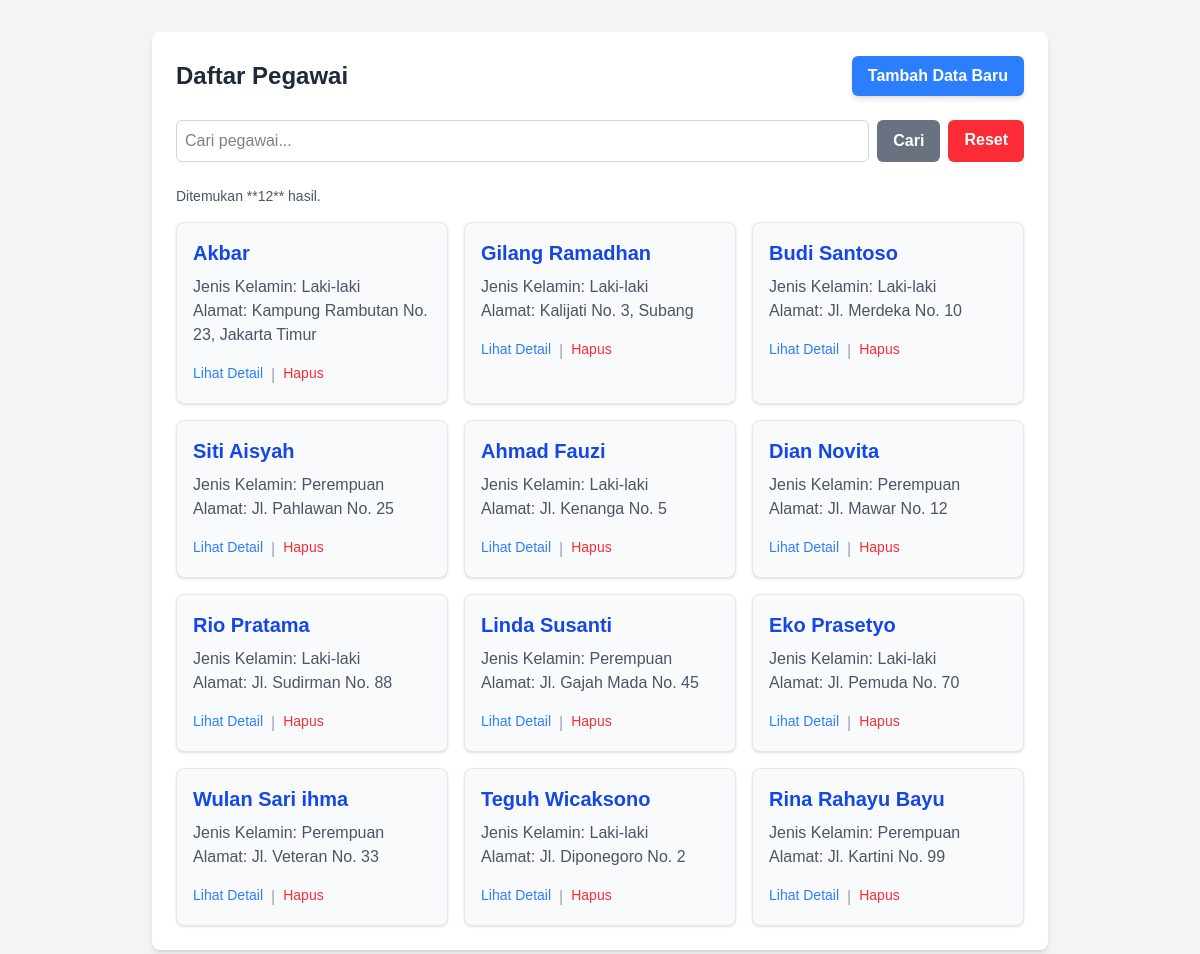
/Kepagawaian/list.php, run on the app's committed database.
### tables this page shows
CREATE TABLE `pegawai` (
  `id` int NOT NULL,
  `nama` varchar(50) NOT NULL,
  `jenis_kelamin` varchar(10) NOT NULL,
  `alamat` text NOT NULL,
  `tempat_lahir` varchar(30) NOT NULL,
  `tanggal_lahir` date NOT NULL,
  `nomor_seluler` varchar(15) DEFAULT NULL,
  `status_perkawinan` varchar(15) NOT NULL
);

### Kepagawaian/list.php (the view, shortened to what this page needs)
<?php
include("connection.php");
$search = $_GET['search'] ?? '';
$search = trim($search);
if (!empty($search)) {
    $stmt = mysqli_prepare($connection, "SELECT * FROM pegawai WHERE nama LIKE ? OR alamat LIKE ? OR tempat_lahir LIKE ? OR jenis_kelamin LIKE ? ORDER BY nama ASC");
    $search_pattern = "%$search%";
    mysqli_stmt_bind_param($stmt, "ssss", $search_pattern, $search_pattern, $search_pattern, $search_pattern);
    mysqli_stmt_execute($stmt);
    $query_result = mysqli_stmt_get_result($stmt);
    $result = mysqli_fetch_all($query_result, MYSQLI_ASSOC);
    mysqli_stmt_close($stmt);
} else {
    $query = mysqli_query($connection, "SELECT * FROM pegawai");
    $result = mysqli_fetch_all($query, MYSQLI_ASSOC);
}
$total_found = count($result);
function highlightSearch($text, $search) {
    if (empty($search)) return $text;
    return preg_replace('/(' . preg_quote($search, '/') . ')/i', '<mark style="background: yellow; border-radius: 4px; padding: 0 2px;">$1</mark>', $text);
}
?>
<!DOCTYPE html>
<html lang="en">
<head>
    <script src="https://cdn.jsdelivr.net/npm/@tailwindcss/browser@4"></script>
</head>
<body class="bg-gray-100 p-8 min-h-screen">
    <div class="max-w-4xl mx-auto bg-white p-6 rounded-lg shadow-md">
        <div class="flex justify-between items-center mb-6">
            <h1 class="text-2xl font-bold text-gray-800">Daftar Pegawai</h1>
            <a href="add.php" class="bg-blue-500 hover:bg-blue-600 text-white font-bold py-2 px-4 rounded-md transition-colors duration-300 shadow-md">Tambah Data Baru</a>
        </div>
        <form action="" method="get" class="flex gap-2 mb-6">
            <input type="text" name="search" placeholder="Cari pegawai..." value="<?= htmlspecialchars($search) ?>" class="flex-grow p-2 border border-gray-300 rounded-md focus:outline-none focus:ring-2 focus:ring-blue-400">
            <button type="submit" class="bg-gray-500 hover:bg-gray-600 text-white font-bold py-2 px-4 rounded-md transition-colors duration-300">Cari</button>
            <a href="list.php" class="bg-red-500 hover:bg-red-600 text-white font-bold py-2 px-4 rounded-md transition-colors duration-300">Reset</a>
        </form>
        <?php if ($total_found > 0): ?>
            <p class="text-sm text-gray-600 mb-4">Ditemukan **<?= $total_found ?>** hasil.</p>
            <div class="grid grid-cols-1 md:grid-cols-2 lg:grid-cols-3 gap-4">
                <?php foreach($result as $index => $pegawai) : ?>
                <div class="bg-gray-50 p-4 rounded-lg shadow-sm border border-gray-200 hover:bg-gray-100 transition-colors duration-200">
                    <h2 class="text-xl font-semibold text-blue-700 mb-2">
                        <a href="profile.php?id=<?=$pegawai["id"]?>"><?php echo highlightSearch(htmlspecialchars($pegawai["nama"]), $search) ?></a>
                    </h2>
                    <p class="text-gray-600">
                        <span class="font-medium">Jenis Kelamin:</span> <?php echo highlightSearch(htmlspecialchars($pegawai["jenis_kelamin"]), $search) ?>
                    </p>
                    <p class="text-gray-600">
                        <span class="font-medium">Alamat:</span> <?php echo highlightSearch(htmlspecialchars($pegawai["alamat"]), $search) ?>
                    </p>
                    <div class="mt-4 flex gap-2">
                        <a href="profile.php?id=<?=$pegawai["id"]?>" class="text-blue-500 hover:underline text-sm font-medium">Lihat Detail</a>
                        <span class="text-gray-400">|</span>
                        <a href="hapus.php?id=<?=$pegawai["id"]?>" onclick="return confirm('Apakah Anda yakin ingin menghapus data ini?')" class="text-red-500 hover:underline text-sm font-medium">Hapus</a>
                    </div>
                </div>
                <?php endforeach?>
            </div>
        <?php endif; ?>
    </div>
</body>
</html>

### Kepagawaian/list.php (style rules this page uses)
body { font-family: Arial, sans-serif; }

### data on the page
pegawai: nama "Akbar", jenis_kelamin "Laki-laki", alamat "Kampung Rambutan No. 23, Jakarta Timur"
pegawai: nama "Gilang Ramadhan", jenis_kelamin "Laki-laki", alamat "Kalijati No. 3, Subang"
pegawai: nama "Budi Santoso", jenis_kelamin "Laki-laki", alamat "Jl. Merdeka No. 10"
pegawai: nama "Siti Aisyah", jenis_kelamin "Perempuan", alamat "Jl. Pahlawan No. 25"
pegawai: nama "Ahmad Fauzi", jenis_kelamin "Laki-laki", alamat "Jl. Kenanga No. 5"
pegawai: nama "Dian Novita", jenis_kelamin "Perempuan", alamat "Jl. Mawar No. 12"
pegawai: nama "Rio Pratama", jenis_kelamin "Laki-laki", alamat "Jl. Sudirman No. 88"
pegawai: nama "Linda Susanti", jenis_kelamin "Perempuan", alamat "Jl. Gajah Mada No. 45"
pegawai: nama "Eko Prasetyo", jenis_kelamin "Laki-laki", alamat "Jl. Pemuda No. 70"
pegawai: nama "Wulan Sari ihma", jenis_kelamin "Perempuan", alamat "Jl. Veteran No. 33"
pegawai: nama "Teguh Wicaksono", jenis_kelamin "Laki-laki", alamat "Jl. Diponegoro No. 2"
pegawai: nama "Rina Rahayu Bayu", jenis_kelamin "Perempuan", alamat "Jl. Kartini No. 99"

### other printed values
$total_found "12"
